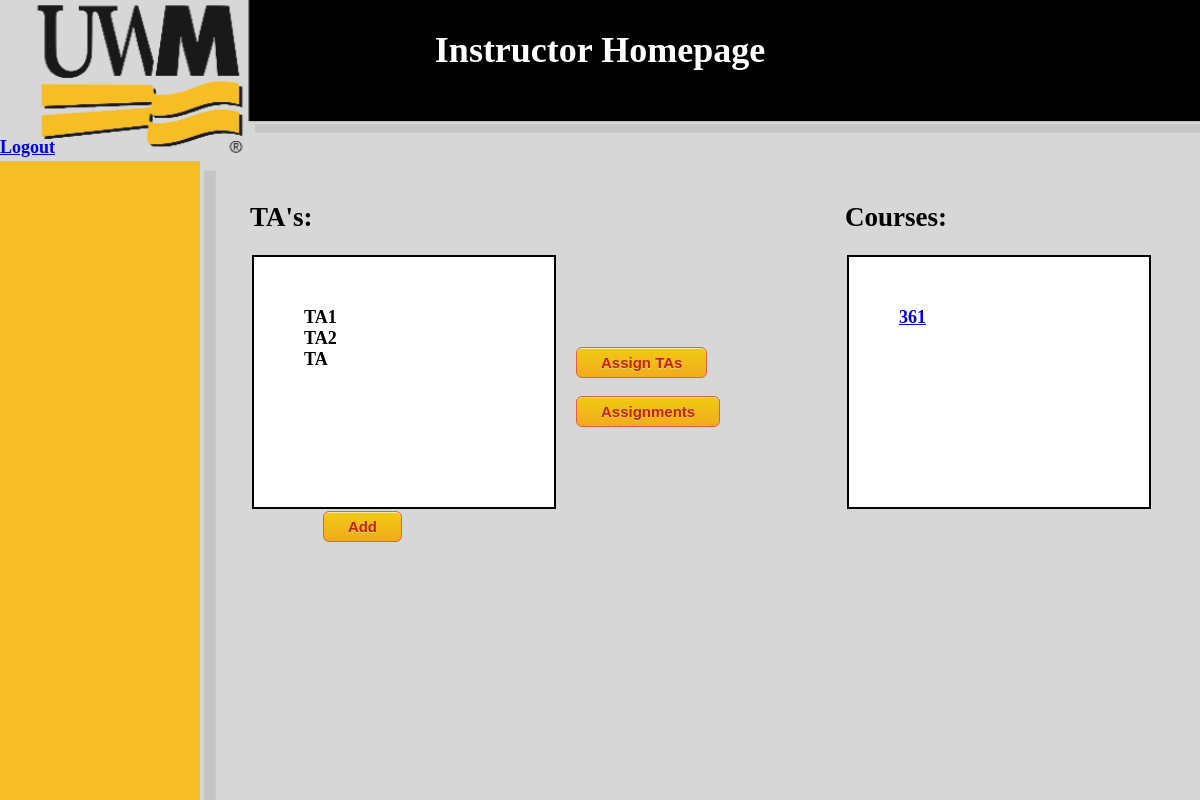
The app's page /instructor_home/ (signed in), older data.
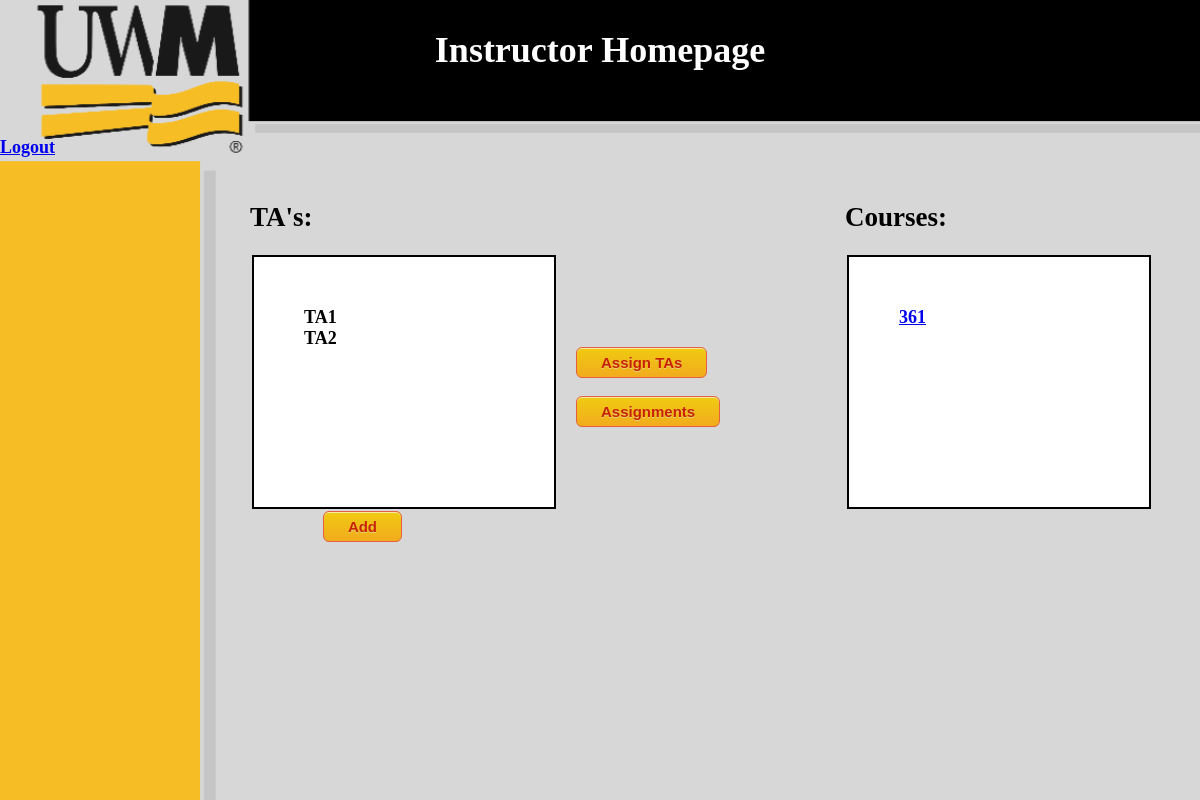
The same page, newer data.
### TAApp/models.py (models this page shows, shortened)
class TA(models.Model):
    name = models.CharField(max_length=20, null=True)
    project_manager = models.ForeignKey(Instructor, on_delete=models.CASCADE, null=True)
    role = "TA"
    def __str__(self):
        return self.name

class Course(models.Model):
    name = models.CharField(max_length=20, null=True)
    description = models.CharField(max_length=50, null=True)
    project_manager = models.ForeignKey(Administrator, on_delete=models.CASCADE, null=True, blank=True, default="")
    instructor = models.ForeignKey(Instructor, on_delete=models.CASCADE, default="")
    instructorTA = models.ForeignKey(TA, on_delete=models.CASCADE, default="")

### TAApp/views.py (the view)
# urls.py: path('instructor_home/', Instructor_home.as_view(), name='instructor_home'),
class Instructor_home(View):
    def get(self, request):
        loggedIn = request.session.get("name")
        if MyUser.objects.filter(name=loggedIn).exists():
            user = MyUser.objects.get(name=loggedIn)
        if valid(user.role, "Instructor"):
            TAList = list(map(str, TA.objects.all()))
            InstructorList = list(map(str, Instructor.objects.all()))
            teacher = Instructor.objects.get(name=request.session.get("name", False))
            CourseList = list(Course.objects.filter(instructor=teacher))
            return render(request, "instructor_home.html",
                          {"TAs": TAList, "instructors": InstructorList, "courses": CourseList, "teacher": teacher})
        else:
            return render(request, "login.html", {"message": "unauthorized access"})

### TAApp/models.py (called while the page is built)
    def __str__(self):
        return self.name

### TAApp/views.py (called while the page is built)
def valid(user_role, expected):
    if user_role == expected:
        return True
    else:
        return False

### templates/instructor_home.html (shortened to what this page needs)
{% load static %}
<link rel="stylesheet" type="text/css" href="{% static '/css/style.css' %}"/>
<!DOCTYPE html>
<html lang="en">
<head>
</head>
<body>
<div class="bg">
    <div class="HeaderHome"></div>
<h1 class="home">Instructor Homepage</h1>
<br/>
<br/>
<a href="/login/">Logout</a>
    <br/>
    <br/>
  <div class="column_left" style="width:48%">
      <div class="Left">
      <div class="left">
      <h2>TA's:</h2>
      <form action="/instructor_home/"  id = "TAs" method="post">
      <div id="TAList">
    {% for i in TAs %}
    {{ i }}<br/>
    {% endfor %}
      </div>
</form>
<form action ="/TAs/" style="width: 69%">
             <input type="submit" value="Add">
           </form>
  </div>
  </div>
  </div>
<div class="column_center" style="width: 10%">
<br><br><br><br><br><br><br><br>
          <form action ="/assign_TAs/" style="align-content: center">
              <input type="submit" value="Assign TAs">
          </form>
          <form action ="/createassignment/" style="align-content: center">
              <input type="submit" value="Assignments">
          </form>
      </div>
  <div class="column_right" style="width:40%">
        <div class="Left">
            <h2>Courses:</h2>
      <form action="/instructor_home/"  id = "Courses" method="post">
      <div id="CourseList">
      <div id="teacher">
    {% for i in courses %}
        <a href="/thiscourse/?name={{ i.name }}">  {{ i.name }}</a><br/>
    {% endfor %}
      </div>
      </div>
</form>
  </div>
  </div>
</div>
</body>
</html>

Row changes from the older to the newer data that the page shows:
removed TA: TAs "TA"
